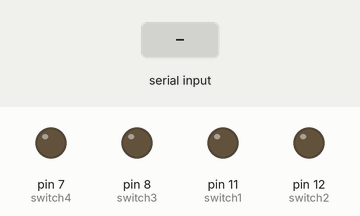
This sketch was run on a simulated Arduino Uno, built with avr-gcc and run on an emulated ATmega328P. Parts: output pins drawn as LEDs (lit = HIGH). The inputs (shaded band) are chosen by the test bench.

Above: at 1.2 s.
1.3 s: "1" received over Serial
At 2.1 s:
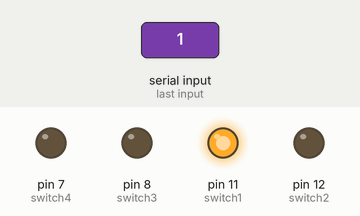
2.8 s: "2" received over Serial
At 3.3 s:
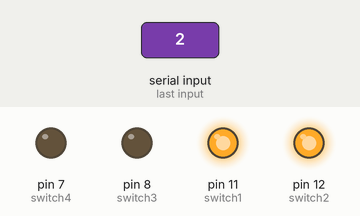
4.3 s: "3" received over Serial
At 5.5 s:
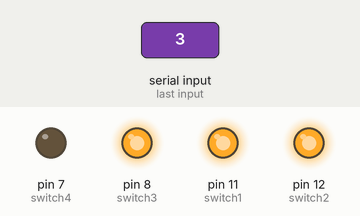
5.8 s: "4" received over Serial
At 6.8 s:
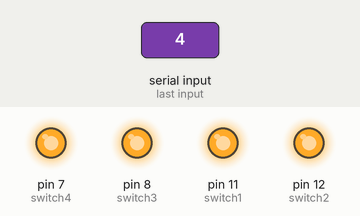
7.3 s: "1" received over Serial
At 7.9 s:
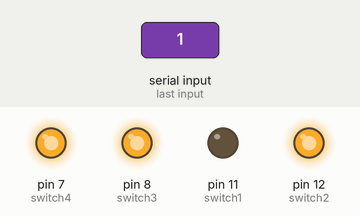
8.8 s: "2" received over Serial
At 9.1 s:
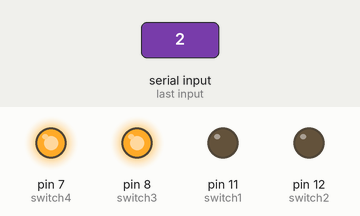
Timing chart, 0 to 11.3 s (numbered marks = the images above; inputs shaded):
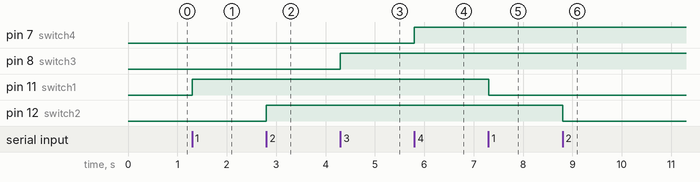

Measured:
- after the input at 1.3 s, pin 11 (switch1): LOW → HIGH at once
- after the input at 2.8 s, pin 12 (switch2): LOW → HIGH at once
- after the input at 4.3 s, pin 8 (switch3): LOW → HIGH at once
- after the input at 5.8 s, pin 7 (switch4): LOW → HIGH at once
- after the input at 7.3 s, pin 11 (switch1): HIGH → LOW at once
- after the input at 8.8 s, pin 12 (switch2): HIGH → LOW at once

The sketch:

car_parking_project.ino
```cpp
//--------BT app control---------//
//Program for four switches but in our case we are using pin 11

int switch1=11;
int switch2=12;
int switch3=8;
int switch4=7;

int Received=0;
int switch1_state =0;
int switch2_state =0;
int switch3_state = 0;
int switch4_state = 0;


void setup(){

  Serial.begin(9600);
  pinMode(switch1,OUTPUT);
  pinMode(switch2,OUTPUT);
  pinMode(switch3,OUTPUT);
  pinMode(switch4,OUTPUT);

}

void loop(){

 if(Serial.available()>0)
 {
    Received = Serial.read();

 }

////////////////switch1/////////////////////

if (switch1_state == 0 && Received == '1')
  {
    digitalWrite(switch1,HIGH);
    switch1_state=1;
    Received=0;
  }
if (switch1_state ==1 && Received == '1')
  {
    digitalWrite(switch1,LOW);
    switch1_state=0;
    Received=0;
  }

////////////////switch2/////////////////////
if (switch2_state == 0 && Received == '2')
  {
    digitalWrite(switch2,HIGH);
    switch2_state=1;
    Received=0;
  }
if (switch2_state ==1 && Received == '2')
  {
    digitalWrite(switch2,LOW);
    switch2_state=0;
    Received=0;
  }
///////////////////////////////////////////
////////////////switch3/////////////////////
if (switch3_state == 0 && Received == '3')
  {
    digitalWrite(switch3,HIGH);
    switch3_state=1;
    Received=0;
  }
if (switch3_state ==1 && Received == '3')
  {
    digitalWrite(switch3,LOW);
    switch3_state=0;
    Received=0;
  }
///////////////////////////////////////////
////////////////switch4/////////////////////
if (switch4_state == 0 && Received == '4')
  {
    digitalWrite(switch4,HIGH);
    switch4_state=1;
    Received=0;
  }
if (switch4_state ==1 && Received == '4')
  {
    digitalWrite(switch4,LOW);
    switch4_state=0;
    Received=0;
  }
}
```
